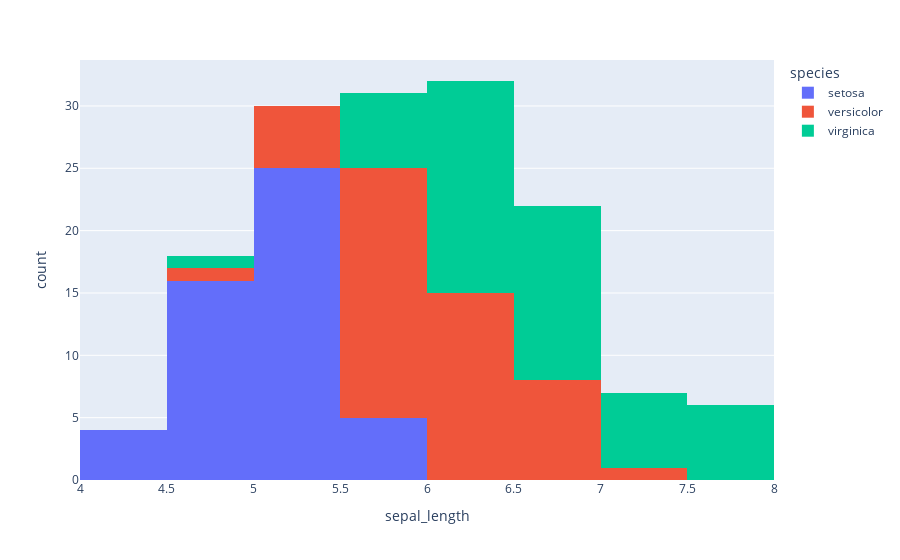

The notebook cell this image was saved under:
### Code cell
px.histogram(iris,x = 'sepal_length',color = 'species')

### Figure 1 — Plotly figure (JSON) as saved in the notebook; plotly's stock layout.template omitted (floating-point values rounded to 4 significant figures)
{"data": [{"alignmentgroup": "True", "bingroup": "x", "hovertemplate": "species=setosa<br>sepal_length=%{x}<br>count=%{y}<extra></extra>", "legendgroup": "setosa", "marker": {"color": "#636efa", "pattern": {"shape": ""}}, "name": "setosa", "offsetgroup": "setosa", "orientation": "v", "showlegend": true, "type": "histogram", "x": [5.1, 4.9, 4.7, 4.6, 5, 5.4, 4.6, 5, 4.4, 4.9, 5.4, 4.8, 4.8, 4.3, 5.8, 5.7, 5.4, 5.1, 5.7, 5.1, 5.4, 5.1, 4.6, 5.1, 4.8, 5, 5, 5.2, 5.2, 4.7, 4.8, 5.4, 5.2, 5.5, 4.9, 5, 5.5, 4.9, 4.4, 5.1, 5, 4.5, 4.4, 5, 5.1, 4.8, 5.1, 4.6, 5.3, 5], "xaxis": "x", "yaxis": "y"}, {"alignmentgroup": "True", "bingroup": "x", "hovertemplate": "species=versicolor<br>sepal_length=%{x}<br>count=%{y}<extra></extra>", "legendgroup": "versicolor", "marker": {"color": "#EF553B", "pattern": {"shape": ""}}, "name": "versicolor", "offsetgroup": "versicolor", "orientation": "v", "showlegend": true, "type": "histogram", "x": [7, 6.4, 6.9, 5.5, 6.5, 5.7, 6.3, 4.9, 6.6, 5.2, 5, 5.9, 6, 6.1, 5.6, 6.7, 5.6, 5.8, 6.2, 5.6, 5.9, 6.1, 6.3, 6.1, 6.4, 6.6, 6.8, 6.7, 6, 5.7, 5.5, 5.5, 5.8, 6, 5.4, 6, 6.7, 6.3, 5.6, 5.5, 5.5, 6.1, 5.8, 5, 5.6, 5.7, 5.7, 6.2, 5.1, 5.7], "xaxis": "x", "yaxis": "y"}, {"alignmentgroup": "True", "bingroup": "x", "hovertemplate": "species=virginica<br>sepal_length=%{x}<br>count=%{y}<extra></extra>", "legendgroup": "virginica", "marker": {"color": "#00cc96", "pattern": {"shape": ""}}, "name": "virginica", "offsetgroup": "virginica", "orientation": "v", "showlegend": true, "type": "histogram", "x": [6.3, 5.8, 7.1, 6.3, 6.5, 7.6, 4.9, 7.3, 6.7, 7.2, 6.5, 6.4, 6.8, 5.7, 5.8, 6.4, 6.5, 7.7, 7.7, 6, 6.9, 5.6, 7.7, 6.3, 6.7, 7.2, 6.2, 6.1, 6.4, 7.2, 7.4, 7.9, 6.4, 6.3, 6.1, 7.7, 6.3, 6.4, 6, 6.9, 6.7, 6.9, 5.8, 6.8, 6.7, 6.7, 6.3, 6.5, 6.2, 5.9], "xaxis": "x", "yaxis": "y"}], "layout": {"barmode": "relative", "legend": {"title": {"text": "species"}, "tracegroupgap": 0}, "margin": {"t": 60}, "xaxis": {"anchor": "y", "domain": [0, 1], "title": {"text": "sepal_length"}}, "yaxis": {"anchor": "x", "domain": [0, 1], "title": {"text": "count"}}}}
